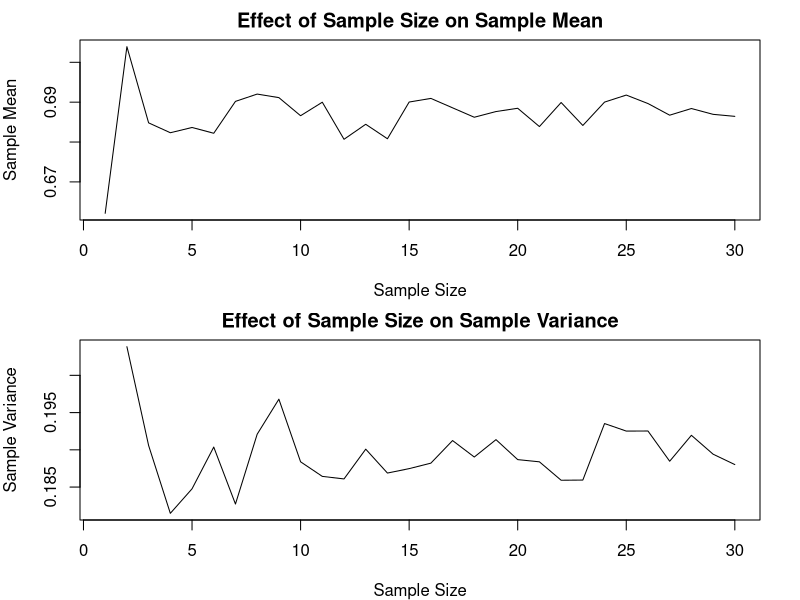

R code for this plot:
# Population data
population_data <- c(0.36703622,0.083820107,0.407811207,0.623723315,0.122541081,0.664811927,
                     0.808628649,0.831596406,0.584586786,0.781170812,0.705272944,0.681978669,
                     0.912648857,0.183692384,0.879385531,0.898161894,0.704902306,0.363847071,
                     0.682949038,0.178318563,0.914322802,0.22139028,0.584959799,0.025899218,
                     0.759413757,0.290838373,0.344625872,0.146728159,0.434259845,0.825635747,
                     0.877437676,0.4121087,0.264382427,0.685754176,0.660046626,0.756373998,
                     0.384730741,0.024426668,0.933247597,0.459935254,0.860564122,0.843750438,
                     0.837812653,0.368538935,0.365608146,0.598692138,0.645100451,0.286170915,
                     0.100633319,0.020493073,0.144519054,0.323566736,0.032879142,0.7126614,
                     0.431015912,0.39325928,0.089865637,0.80678593,0.901769572,0.800217984,
                     0.114374705,0.165539935,0.77269107,0.368828581,0.86794168,0.611204236,
                     0.240452875,0.796184467,0.532539127,0.197091594,0.841097566,0.216167751,
                     0.5847364,0.239675145,0.878289601,0.619612568,0.140479471,0.227472005,
                     0.763691489,0.847116022,0.538683451,0.873189121,0.922359841,0.291103743,
                     0.485815964,0.382886597,0.923060351,0.91387604,0.713451685,0.340681564,
                     0.329327118,0.767346548,0.772622881,0.341967221,0.325087601,0.394353787,
                     0.54421423,0.682233395,0.804229253,0.454378797,2.421196534,0.371857433,
                     0.875098508,1.021057012,0.619550335,0.338184159,0.683179917,1.571884551,
                     1.026729685,0.591665419,1.370706086,1.053699246,1.512267476,1.240229648,
                     0.71443175,0.939191563,1.271251823,0.659018473,0.428495901,1.349718936,
                     0.522038932,0.55918501,0.981591816,0.187062815,1.718375867,0.689610544,
                     1.191933503,0.580318667,0.330186751,0.884516804,0.483936346,0.295392129,
                     0.63092201,2.477658446,0.37584744,0.428355737,0.437121059,1.13697221,
                     1.373810178,0.694163441,0.338601675,0.291954421,2.238518937,0.283135996,
                     0.323399296,0.425145545,0.665178714,1.067177232,0.504847145,1.16451887,
                     0.895035507,0.488398083,0.2554066,0.866292414,0.77941821,1.082718566,
                     0.428597469,1.152256344,1.877240132,0.882372417,1.992086865,0.854710099,
                     2.117402459,0.266036504,0.91243438,0.579854938,1.015080526,0.315305921,
                     0.311014909,0.544814142,0.327767061,0.723510655,0.513791839,0.909560467,
                     0.4772203,0.40418277,0.604362619,0.883781655,1.637588509,0.648991627,
                     0.551750127,0.906466141,0.591294142,0.283921341,0.469263791,1.159600849,
                     0.1631744,0.824793124,1.494246925,1.250664381,0.98279834,1.207382735,
                     0.507344888,0.612764137,0.888498034,0.549750492,1.586965382,0.504461532,
                     0.618923392,1.379431639)

# Number of iterations
num_iterations <- 1000

# Initialize vectors to store results
sample_means <- matrix(NA, nrow = num_iterations, ncol = 30)
sample_variances <- matrix(NA, nrow = num_iterations, ncol = 30)

# Set seed for reproducibility
set.seed(786)

# Loop over sample sizes
for (sample_size in 1:30) {
   # Loop over iterations
   for (iter in 1:num_iterations) {
      # Randomly sample from the population
      sample_data <- sample(population_data, size = sample_size, replace = TRUE)
      
      # Calculate sample mean and variance
      sample_means[iter, sample_size] <- mean(sample_data)
      sample_variances[iter, sample_size] <- var(sample_data)
   }
}

# Create figures
par(mfrow = c(2, 1), mar = c(4, 4, 2, 2))  # 2 rows, 1 column

# Plot sample means
plot(1:30, colMeans(sample_means, na.rm = TRUE), type = "l", xlab = "Sample Size", ylab = "Sample Mean", main = "Effect of Sample Size on Sample Mean")

# Plot sample variances
plot(1:30, colMeans(sample_variances, na.rm = TRUE), type = "l", xlab = "Sample Size", ylab = "Sample Variance", main = "Effect of Sample Size on Sample Variance")
